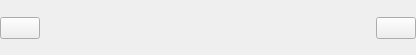
<?xml version="1.0" encoding="UTF-8"?>
<ui version="4.0">
 <class>NavigationPanelBack</class>
 <widget class="QWidget" name="NavigationPanelBack">
  <property name="geometry">
   <rect>
    <x>0</x>
    <y>0</y>
    <width>416</width>
    <height>55</height>
   </rect>
  </property>
  <property name="styleSheet">
   <string notr="true">#wgtNavigationPanelWraper 
{ background-color:white;
}</string>
  </property>
  <layout class="QVBoxLayout" name="verticalLayout">
   <property name="spacing">
    <number>0</number>
   </property>
   <property name="leftMargin">
    <number>0</number>
   </property>
   <property name="topMargin">
    <number>0</number>
   </property>
   <property name="rightMargin">
    <number>0</number>
   </property>
   <property name="bottomMargin">
    <number>0</number>
   </property>
   <item>
    <widget class="QWidget" name="wgtMarginTop" native="true"/>
   </item>
   <item>
    <widget class="QWidget" name="wgtTopMainFrame" native="true">
     <property name="sizePolicy">
      <sizepolicy hsizetype="Expanding" vsizetype="Preferred">
       <horstretch>0</horstretch>
       <verstretch>0</verstretch>
      </sizepolicy>
     </property>
     <property name="maximumSize">
      <size>
       <width>16777215</width>
       <height>16777215</height>
      </size>
     </property>
     <layout class="QHBoxLayout" name="horizontalLayout">
      <property name="spacing">
       <number>0</number>
      </property>
      <property name="leftMargin">
       <number>0</number>
      </property>
      <property name="topMargin">
       <number>0</number>
      </property>
      <property name="rightMargin">
       <number>0</number>
      </property>
      <property name="bottomMargin">
       <number>0</number>
      </property>
      <item>
       <widget class="QWidget" name="widget" native="true">
        <layout class="QHBoxLayout" name="horizontalLayout_3">
         <property name="spacing">
          <number>0</number>
         </property>
         <property name="leftMargin">
          <number>0</number>
         </property>
         <property name="topMargin">
          <number>0</number>
         </property>
         <property name="rightMargin">
          <number>0</number>
         </property>
         <property name="bottomMargin">
          <number>0</number>
         </property>
         <item>
          <widget class="QWidget" name="wgtMarginLeft" native="true"/>
         </item>
         <item alignment="Qt::AlignLeft|Qt::AlignTop">
          <widget class="QPushButton" name="btnSettings">
           <property name="enabled">
            <bool>true</bool>
           </property>
           <property name="text">
            <string/>
           </property>
          </widget>
         </item>
         <item>
          <spacer name="horizontalSpacer">
           <property name="orientation">
            <enum>Qt::Horizontal</enum>
           </property>
           <property name="sizeHint" stdset="0">
            <size>
             <width>138</width>
             <height>20</height>
            </size>
           </property>
          </spacer>
         </item>
        </layout>
       </widget>
      </item>
      <item alignment="Qt::AlignHCenter">
       <widget class="QLabel" name="lblLogoTopPanel">
        <property name="minimumSize">
         <size>
          <width>19</width>
          <height>0</height>
         </size>
        </property>
        <property name="text">
         <string/>
        </property>
       </widget>
      </item>
      <item>
       <widget class="QWidget" name="widget_2" native="true">
        <layout class="QHBoxLayout" name="horizontalLayout_2">
         <property name="spacing">
          <number>0</number>
         </property>
         <property name="leftMargin">
          <number>0</number>
         </property>
         <property name="topMargin">
          <number>0</number>
         </property>
         <property name="rightMargin">
          <number>0</number>
         </property>
         <property name="bottomMargin">
          <number>0</number>
         </property>
         <item>
          <spacer name="horizontalSpacer_2">
           <property name="orientation">
            <enum>Qt::Horizontal</enum>
           </property>
           <property name="sizeHint" stdset="0">
            <size>
             <width>137</width>
             <height>20</height>
            </size>
           </property>
          </spacer>
         </item>
         <item alignment="Qt::AlignRight|Qt::AlignTop">
          <widget class="QPushButton" name="btnBug">
           <property name="text">
            <string/>
           </property>
          </widget>
         </item>
         <item>
          <widget class="QWidget" name="wgtMarginRight" native="true"/>
         </item>
        </layout>
       </widget>
      </item>
     </layout>
    </widget>
   </item>
   <item>
    <widget class="QWidget" name="wgtMarginBottom" native="true"/>
   </item>
  </layout>
 </widget>
 <resources/>
 <connections/>
</ui>
